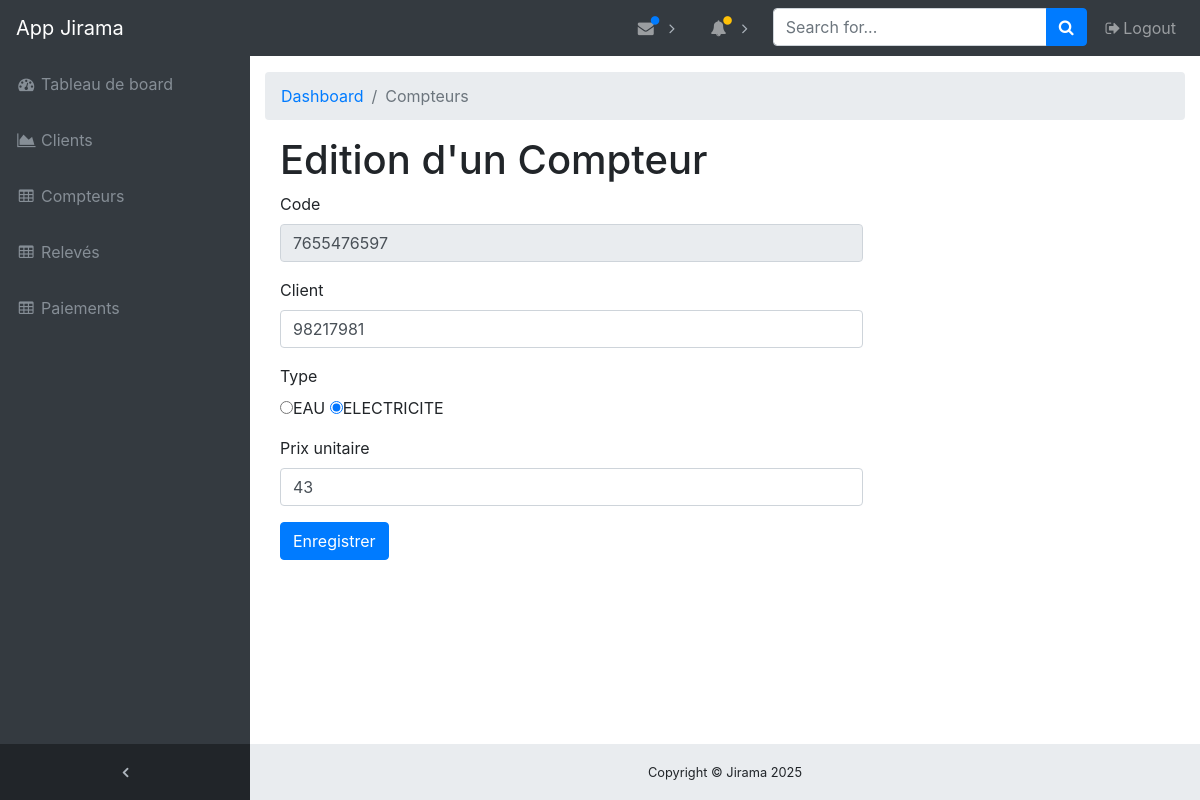
The page /edit_compteur.php?code=7655476597 (signed in) on the database its author committed.
### tables this page shows
CREATE TABLE `compteur` (
  `CodeCompteur` varchar(10) NOT NULL,
  `CodeCli` varchar(10) NOT NULL,
  `TypeCompteur` enum('ELECTRICITE','EAU') NOT NULL,
  `Pu` int(6) NOT NULL
);

### edit_compteur.php (the view, shortened to what this page needs)
<?php
    if(!empty($_GET['code'])){
        $db = connect_bd();
        $compteur = $_GET['code'];
        $stmt = $db->prepare("SELECT * FROM compteur WHERE CodeCompteur = ?");
        $stmt->execute([$compteur]);
        $stmt->setFetchMode(PDO::FETCH_ASSOC);
        $compteur = $stmt->fetch();
    }
?>
<?php include('includes/header.php'); ?>
<div class="content-wrapper">
    <div class="container-fluid">
        <ol class="breadcrumb">
            <li class="breadcrumb-item"><a href="index.html">Dashboard</a></li>
            <li class="breadcrumb-item active">Compteurs</li>
        </ol>
        <div class="col-12">
            <h1>Edition d'un Compteur</h1>
        </div>
        <div class="col-md-8">
                <form action="models/update_compteur.php" method="post">
                    <div class="form-group">
                        <label>Code</label>
                        <input type="text" name="code" value="<?=$compteur['CodeCompteur']?>" class="form-control" readonly>
                    </div>
                    <div class="form-group">
                        <label>Client</label>
                        <input type="text" name="client" value="<?=$compteur['CodeCli']?>" class="form-control">
                    </div>
                    <div class="form-group">
                        <label>Type</label>
                        <div>
                            <input type="radio" name="type"
                                    value="EAU" <?php if($compteur['TypeCompteur']=='EAU') echo 'checked';?> >EAU
                            <input type="radio" name="type"
                                    value="ELECTRICITE" <?php if($compteur['TypeCompteur']=='ELECTRICITE') echo 'checked';?> >ELECTRICITE
                        </div>
                    </div>
                    <div class="form-group">
                        <label>Prix unitaire</label>
                        <input type="number" name="pu" value="<?=$compteur['Pu']?>" class="form-control">
                    </div>
                    <input type="submit"  value="Enregistrer" class="btn btn-primary">
                </form>
            </div>
        </div>
    </div>
<?php include('includes/footer.php'); ?>

### css/sb-admin.css (style rules this page uses)
html { position: relative; min-height: 100%; }
body { overflow-x: hidden; }
body.sticky-footer { margin-bottom: 56px; }
body.sticky-footer .content-wrapper { min-height: calc(100vh - 56px - 56px); }
body.fixed-nav { padding-top: 56px; }
.content-wrapper { min-height: calc(100vh - 56px); padding-top: 1rem; }
.content-wrapper { overflow-x: hidden; background: white; }
@media (min-width: 992px) { .content-wrapper { margin-left: 250px; } }

### rows shown on the page
compteur: code "7655476597", client "98217981", TypeCompteur "☑", pu "43"
